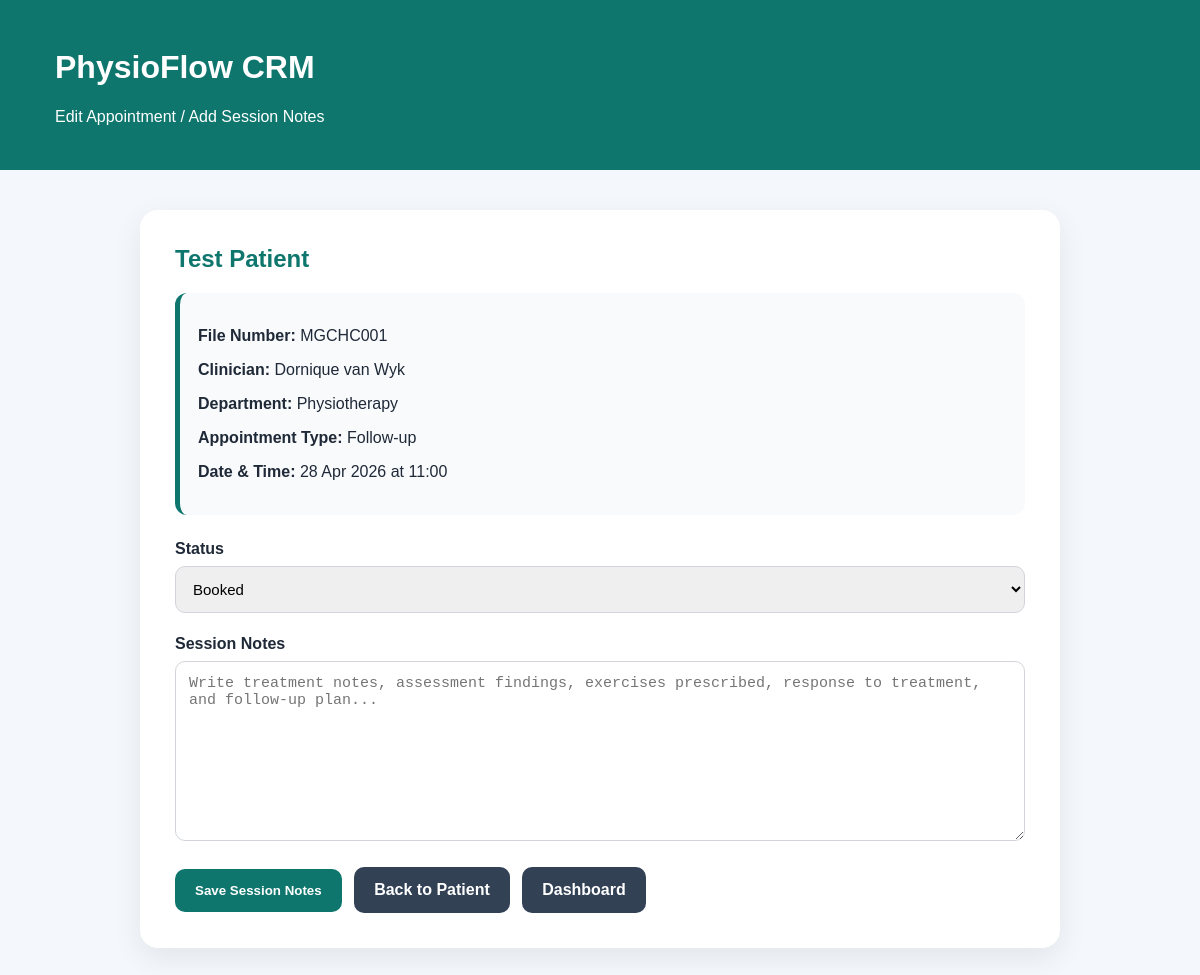
Page /appointments/1/edit/ on the committed database.
### clinic/models.py (models this page shows, shortened)
class Appointment(models.Model):
    STATUS_CHOICES = [
        ('booked', 'Booked'),
        ('completed', 'Completed'),
        ('cancelled', 'Cancelled'),
        ('no_show', 'No Show'),
    ]
    patient = models.ForeignKey(Patient, on_delete=models.CASCADE)
    clinician = models.ForeignKey(Clinician, on_delete=models.CASCADE)
    appointment_type = models.ForeignKey(
        AppointmentType,
        on_delete=models.CASCADE
    )
    start_time = models.DateTimeField()
    end_time = models.DateTimeField(blank=True, null=True)
    status = models.CharField(
        max_length=20,
        choices=STATUS_CHOICES,
        default='booked'
    )
    confirmation_message = models.TextField(blank=True, null=True)
    confirmation_sent = models.BooleanField(default=False)
    notes = models.TextField(
        blank=True,
        null=True,
        help_text="Clinical/session notes for this appointment."
    )
    created_at = models.DateTimeField(auto_now_add=True)

class Patient(models.Model):
    full_name = models.CharField(max_length=150)
    phone_number = models.CharField(max_length=20)
    email = models.EmailField(blank=True, null=True)
    file_number = models.CharField(max_length=50, unique=True)
    date_of_birth = models.DateField(blank=True, null=True)
    notes = models.TextField(blank=True, null=True)

class Clinician(models.Model):
    name = models.CharField(max_length=100)
    department = models.ForeignKey(
        Department,
        on_delete=models.CASCADE,
        related_name='clinicians'
    )

class Department(models.Model):
    name = models.CharField(max_length=100)

class AppointmentType(models.Model):
    name = models.CharField(max_length=100)
    duration_minutes = models.IntegerField(default=30)

### clinic/views.py (the view)
def edit_appointment(request, appointment_id):
    appointment = get_object_or_404(Appointment, id=appointment_id)
    if request.method == 'POST':
        appointment.status = request.POST.get('status')
        appointment.notes = request.POST.get('notes')
        appointment.save()
        return redirect('patient_profile', patient_id=appointment.patient.id)
    context = {
        'appointment': appointment,
    }
    return render(request, 'clinic/edit_appointment.html', context)

### clinic/templates/clinic/edit_appointment.html (shortened to what this page needs)
<!DOCTYPE html>
<html>
<head>
</head>
<body>
<div class="header">
    <h1>PhysioFlow CRM</h1>
    <p>Edit Appointment / Add Session Notes</p>
</div>
<div class="container">
    <h2>{{ appointment.patient.full_name }}</h2>
    <div class="info-box">
        <p><strong>File Number:</strong> {{ appointment.patient.file_number }}</p>
        <p><strong>Clinician:</strong> {{ appointment.clinician.name }}</p>
        <p><strong>Department:</strong> {{ appointment.clinician.department.name }}</p>
        <p><strong>Appointment Type:</strong> {{ appointment.appointment_type.name }}</p>
        <p>
            <strong>Date & Time:</strong>
            {{ appointment.start_time|date:"d M Y" }}
            at {{ appointment.start_time|date:"H:i" }}
        </p>
    </div>
    <form method="POST">
        <label>Status</label>
        <select name="status" required>
            <option value="booked" {% if appointment.status == 'booked' %}selected{% endif %}>
                Booked
            </option>
        </select>
        <label>Session Notes</label>
        <textarea
            name="notes"
            placeholder="Write treatment notes, assessment findings, exercises prescribed, response to treatment, and follow-up plan..."
        >{{ appointment.notes|default:"" }}</textarea>
        <button type="submit" class="btn">
            Save Session Notes
        </button>
        <a
            href="{% url 'patient_profile' appointment.patient.id %}"
            class="btn secondary"
        >
            Back to Patient
        </a>
        <a href="{% url 'dashboard' %}" class="btn secondary">
            Dashboard
        </a>
    </form>
</div>
</body>
</html>

### clinic/templates/clinic/edit_appointment.html (style rules this page uses)
body { margin: 0; font-family: Arial, sans-serif; background: #f4f7fb; color: #1f2937; }
.header { background: #0f766e; color: white; padding: 28px 55px; }
.container { max-width: 850px; margin: 40px auto; background: white; padding: 35px; border-radius: 18px; box-shadow: 0 10px 30px rgba(0,0,0,0.08); }
h2 { color: #0f766e; margin-top: 0; }
.info-box { background: #f8fafc; border-left: 5px solid #0f766e; padding: 18px; border-radius: 12px; margin-bottom: 25px; }
label { display: block; font-weight: bold; margin-bottom: 8px; }
select, textarea { width: 100%; padding: 13px; margin-bottom: 22px; border: 1px solid #d1d5db; border-radius: 10px; font-size: 15px; box-sizing: border-box; }
textarea { min-height: 180px; resize: vertical; }
.btn { background: #0f766e; color: white; border: none; padding: 14px 20px; border-radius: 10px; font-weight: bold; text-decoration: none; display: inline-block; cursor: pointer; margin-right: 8px; }
.secondary { background: #334155; }

### rows in the picture
Appointment: patient.full_name "Test Patient", patient.file_number "MGCHC001", clinician.name "Dornique van Wyk", clinician.department.name "Physiotherapy", appointment_type.name "Follow-up", start_time "28 Apr 2026", start_time "11:00", status "Booked"
